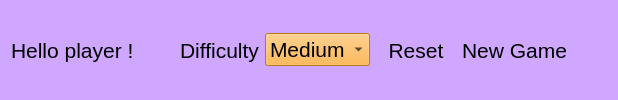
     <widget class="QFrame" name="buttonFrame">
      <property name="styleSheet">
       <string notr="true">QFrame {background-color:#D0A7FF;border-radius:20px}
QPushButton {
    
    border-radius: 6px;
    background-color: qlineargradient(x1: 0, y1: 0, x2: 0, y2: 1,
                                      stop: 0 #f6f7fa, stop: 1 #E4CCFF);
    min-width: 80px;
}

QPushButton:pressed {
    background-color:qlineargradient(x1: 0, y1: 0, x2: 0, y2: 1,
                                      stop: 0 #E4CCFF, stop: 1 #f6f7fa);
}</string>
      </property>
      <property name="frameShape">
       <enum>QFrame::StyledPanel</enum>
      </property>
      <property name="frameShadow">
       <enum>QFrame::Raised</enum>
      </property>
      <layout class="QHBoxLayout" name="horizontalLayout_2">
       <item>
        <widget class="QLabel" name="pseudoLabel">
         <property name="font">
          <font>
           <pointsize>16</pointsize>
          </font>
         </property>
         <property name="text">
          <string>Hello player !</string>
         </property>
        </widget>
       </item>
       <item>
        <spacer name="horizontalSpacer">
         <property name="orientation">
          <enum>Qt::Horizontal</enum>
         </property>
         <property name="sizeHint" stdset="0">
          <size>
           <width>40</width>
           <height>20</height>
          </size>
         </property>
        </spacer>
       </item>
       <item>
        <widget class="QLabel" name="label">
         <property name="font">
          <font>
           <pointsize>16</pointsize>
          </font>
         </property>
         <property name="text">
          <string>Difficulty</string>
         </property>
        </widget>
       </item>
       <item>
        <widget class="QComboBox" name="difficultyComboBox">
         <property name="font">
          <font>
           <pointsize>16</pointsize>
          </font>
         </property>
         <property name="cursor">
          <cursorShape>PointingHandCursor</cursorShape>
         </property>
         <property name="styleSheet">
          <string notr="true">QComboBox{background-color:#FFA629}</string>
         </property>
         <property name="editable">
          <bool>false</bool>
         </property>
         <property name="currentText">
          <string>Medium</string>
         </property>
         <property name="currentIndex">
          <number>1</number>
         </property>
         <property name="placeholderText">
          <string/>
         </property>
         <item>
          <property name="text">
           <string>Easy</string>
          </property>
         </item>
         <item>
          <property name="text">
           <string>Medium</string>
          </property>
         </item>
         <item>
          <property name="text">
           <string>Hard</string>
          </property>
         </item>
         <item>
          <property name="text">
           <string>Insane</string>
          </property>
         </item>
        </widget>
       </item>
       <item>
        <widget class="QPushButton" name="resetButton">
         <property name="minimumSize">
          <size>
           <width>80</width>
           <height>30</height>
          </size>
         </property>
         <property name="font">
          <font>
           <pointsize>16</pointsize>
          </font>
         </property>
         <property name="cursor">
          <cursorShape>PointingHandCursor</cursorShape>
         </property>
         <property name="text">
          <string>Reset</string>
         </property>
        </widget>
       </item>
       <item>
        <widget class="QPushButton" name="newgameButton">
         <property name="minimumSize">
          <size>
           <width>80</width>
           <height>30</height>
          </size>
         </property>
         <property name="font">
          <font>
           <pointsize>16</pointsize>
          </font>
         </property>
         <property name="cursor">
          <cursorShape>PointingHandCursor</cursorShape>
         </property>
         <property name="text">
          <string>New Game</string>
         </property>
        </widget>
       </item>
       <item>
        <spacer name="horizontalSpacer_2">
         <property name="orientation">
          <enum>Qt::Horizontal</enum>
         </property>
         <property name="sizeHint" stdset="0">
          <size>
           <width>40</width>
           <height>20</height>
          </size>
         </property>
        </spacer>
       </item>
      </layout>
     </widget>
